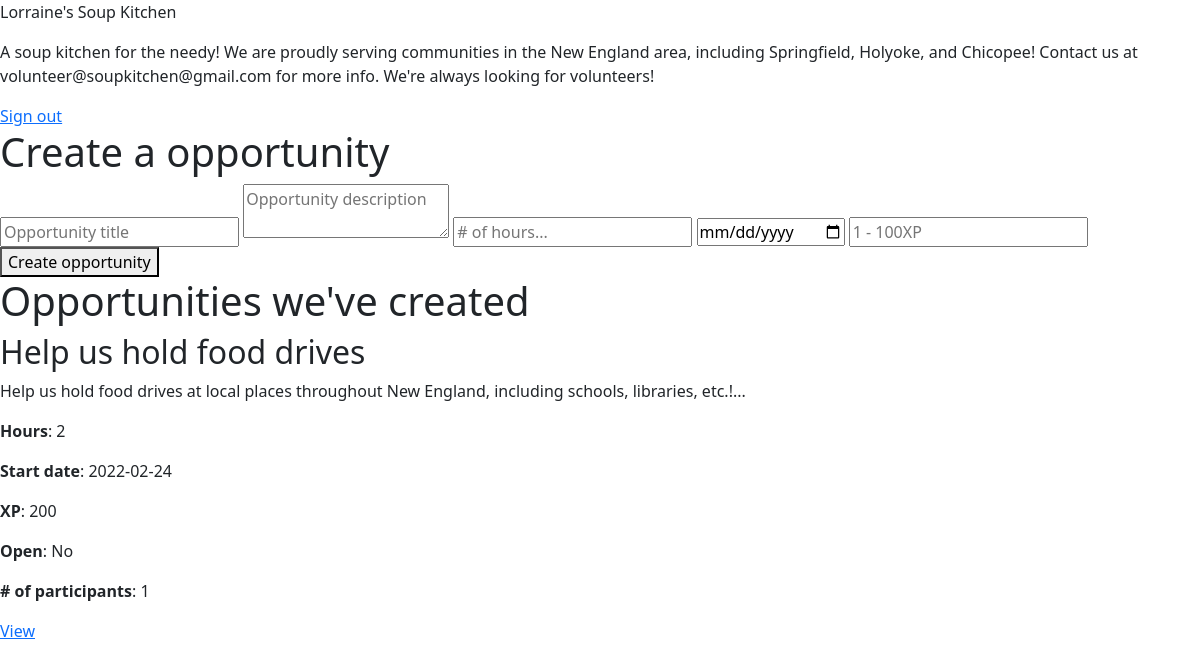
Page / (signed in) on the committed database.
### database.py (models this page shows)
class Organization(db.Model):
    __tablename__ = "organizations"
    id = db.Column(db.String, primary_key=True)
    name = db.Column(db.String(64), nullable=False, unique=True)
    description = db.Column(db.String(512), nullable=False)
    password = db.Column(db.String, nullable=False)
    events = db.relationship("Event", back_populates="organizer")

class Event(db.Model):
    __tablename__ = "events"
    id = db.Column(db.Integer, primary_key=True)
    title = db.Column(db.String(64), nullable=False)
    description = db.Column(db.String(512), nullable=False)
    hours = db.Column(db.SmallInteger, nullable=False)
    start_date = db.Column(db.Date, default=datetime.utcnow(), nullable=False)
    xp = db.Column(db.SmallInteger, nullable=False)
    ended = db.Column(db.Boolean, default=False, nullable=False)
    organization_id = db.Column(db.String, db.ForeignKey("organizations.id"), nullable=False)
    organizer = db.relationship("Organization", back_populates="events")
    participants = db.relationship("Participant", back_populates="event")

### routes/general.py (the view)
@blueprint.route("/")
def index():
    if logged_in_as_user():
        user = db.session.execute(
            select(User).where(User.id == session["id"])
        ).fetchone()[0]
        opportunities = db.session.execute(
            select(Event)
        ).fetchall()
        leaderboard = db.session.execute(
            select(User).order_by(User.xp.desc()).limit(15)
        ).fetchall()
        return render_template(
            "user-dashboard.html",
            name=user.username,
            email=user.email,
            xp=user.xp,
            joined_opportunities=user.events,
            opportunities=opportunities,
            leaderboard=leaderboard,
            leaderboard_position=5
        )
    elif logged_in_as_organization():
        organization = db.session.execute(
            select(Organization).where(Organization.id == session["id"])
        ).fetchone()[0]
        events = db.session.execute(
            select(Event).where(Event.organization_id == session["id"]).order_by(Event.start_date.desc())
        ).fetchall()
        return render_template("organization-dashboard.html", name=organization.name, description=organization.description, events=events)
    return redirect("/signin")

### app.py (called while the page is built)
@app.after_request
def after_request(response):
    response.headers["Cache-Control"] = "no-cache, no-store, must-revalidate"
    response.headers["Expires"] = 0
    response.headers["Pragma"] = "no-cache"
    return response

### helpers.py (called while the page is built)
def logged_in_as_user():
    if session.get("id") is None or session.get("password") is None:
        return False
    query = db.session.execute(
        select(User).where(User.id == session["id"])
    ).fetchone()
    if not query:
        return False
    elif not check_password_hash(query[0].password, session["password"]):
        return False
    return True

def logged_in_as_organization():
    if session.get("id") is None or session.get("password") is None:
        return False
    query = db.session.execute(
        select(Organization).where(Organization.id == session["id"])
    ).fetchone()
    if not query:
        return False
    elif not check_password_hash(query[0].password, session["password"]):
        return False
    return True

### templates/organization-dashboard.html (shortened to what this page needs)
{% extends "layout.html" %}
{% block body %}
    <p>{{ name }}</p>
    <p>{{ description }}</p>
    <a href="{{ url_for('general.signout') }}">Sign out</a>
    <h1>Create a opportunity</h1>
    <form action="{{ url_for('events.create') }}" method="post">
        <input autocomplete="off" name="title" type="text" placeholder="Opportunity title" required/>
        <textarea autocomplete="off" name="description" placeholder="Opportunity description" required></textarea>
        <input pattern="[0-9.]+" type="text" placeholder="# of hours..." autocomplete="off" name="hours" required/>
        <input name="start" type="date" placeholder="Start date..." required/>
        <input pattern="[0-9]{1,3}" type="text" placeholder="1 - 100XP" autocomplete="off" name="xp" required/>
        <button type="submit">Create opportunity</button>
    </form>
    <h1>Opportunities we've created</h1>
    {% if events | length %}
        {% for event in events %}
            <h2>{{ event[0].title }}</h2>
            <p>{{ event[0].description[:100] }}...</p>
            <p><b>Hours</b>: {{ event[0].hours }}</p>
            <p><b>Start date</b>: {{ event[0].start_date }}</p>
            <p><b>XP</b>: {{ event[0].xp }}</p>
            <p><b>Open</b>: {{ "No" if event[0].ended else "Yes" }}</p>
            <p><b># of participants</b>: {{ event[0].participants | length }}</p>
            <a href="{{ url_for('events.opportunity', id=event[0].id) }}">View</a>
        {% endfor %}
    {% else %}
        <h2>No opportunities created...yet.</h2>
    {% endif %}
{% endblock %}

### rows in the picture
Organization: name "Lorraine's Soup Kitchen", description "A soup kitchen for the needy! We are proudly serving communities in the New England area, including Springfield, Holyoke, and Chicopee! Contact us at volunteer@soupkitchen@gmail.com for more info. We're always looking for volunteers!"
Event: title "Help us hold food drives", description "Help us hold food drives at local places throughout New England, including schools, libraries, etc.!", hours "2", start_date "2022-02-24", xp "200", ended "No", event "1"
